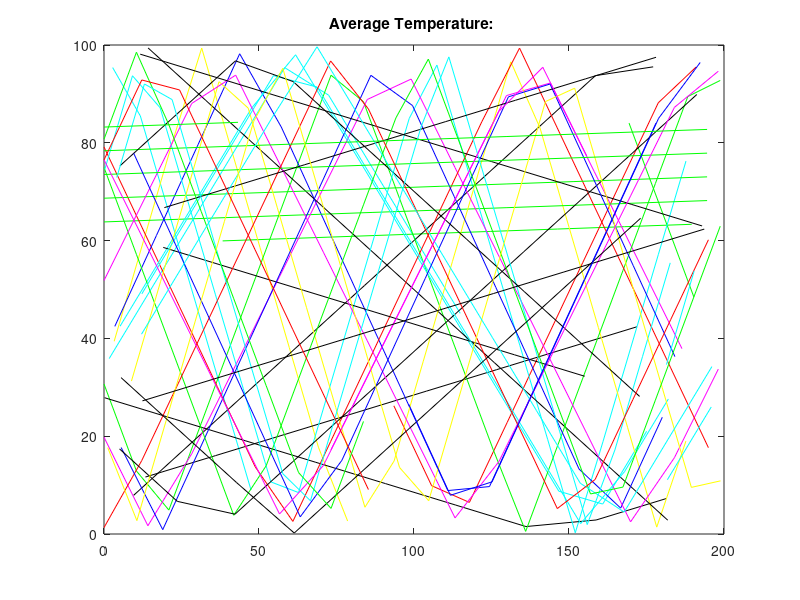

MATLAB code for this plot:


Nm = 10;   %This is number of molecules
colors = ["b", "c", "g", "k", "m", "r", "y"];   %This are the different colors that will be represented in the plot

kb = 1.38064852; %This is the Boltzmann constant
T = 300;         %This is Temperature in Kelvin
m = 9.10938356E-31; %This is mass of an Electron
ThermVelo = sqrt(kb * T / m) / 1E15;  %This is the calculation for Thermal velocity

TimeCollision = 0.2;   % This is measured in Picoseconds
TimeSteps = 1E-3;            


% The positions of molecules
molecules = rand(Nm, 2);
molecules(:, 2) = molecules(:, 2)*200;  % x-coordinates
molecules(:, 1) = molecules(:, 1)*100;  % y-coordinates



% column 3 is x-velocity,while column 4 is -velocity
angles = randn(Nm, 1) .* 2 * pi;
molecules(:, 3) = randn(Nm, 1) + ThermVelo*cos(angles);
molecules(:, 4) = randn(Nm, 1) + ThermVelo*sin(angles);



% Loop for time 
for i = 0:50      
    OldMolecules = molecules;
    molecules(:, 1) = molecules(:, 1) + molecules(:, 4);
    molecules(:, 2) = molecules(:, 2) + molecules(:, 3);
    
    % This is to make sure the particles do not leave the shape from the
    % right side
    XchangesRight = molecules(:, 2) > 200;
    if any(XchangesRight)
        molecules(:, 2) = molecules(:, 2) .* ~XchangesRight;
    end
    %This is to make sure the particles do not leave the shape from the
    % right side
    XchangesLeft = molecules(:, 2) < 0;
    if any(XchangesLeft)
        molecules(:, 2) = molecules(:, 2) + 200 * XchangesLeft - abs(molecules(:, 2) .* XchangesLeft);
    end
     %This is to make sure the particles do not leave the shape from the top 
     %of shape
    YchangesUp = molecules(:, 1) > 100;
    if any(YchangesUp)
        molecules(:, 4) = molecules(:, 4) - (2 * molecules(:, 4) .* YchangesUp);
        overshoot = (molecules(:, 1) - 100) .* YchangesUp;
        molecules(:, 1) = molecules(:, 1) - 2 * overshoot;
    end
    %This is to make sure the particles do not leave the bottom of the
    %shape
    YchangesDown = molecules(:, 1) < 0;
    if any(YchangesDown)
        molecules(:, 4) = molecules(:, 4) - (2 * molecules(:, 4) .* YchangesDown);
        overshoot = abs(molecules(:, 1)) .* YchangesDown;
        molecules(:, 1) = molecules(:, 1) + 2 * overshoot;
    end
    
    % plot position updates of particles 
    Xchanges = XchangesRight | XchangesLeft;
    AvgTemp = mean(((sqrt(molecules(:, 3).^2 + molecules(:, 4).^2) .* 1E15).^2) .* m ./ kb);
    title(sprintf("Average Temperature: %s", AvgTemp))
    
    for i = 1:length(molecules)
        if ~Xchanges(i)
            plot([OldMolecules(i, 2) molecules(i, 2)], [OldMolecules(i, 1) molecules(i, 1)], colors(mod(i, length(colors)) + 1))
        end
    end
    axis([0 200 0 100])
    hold on
    pause(0.1)
end